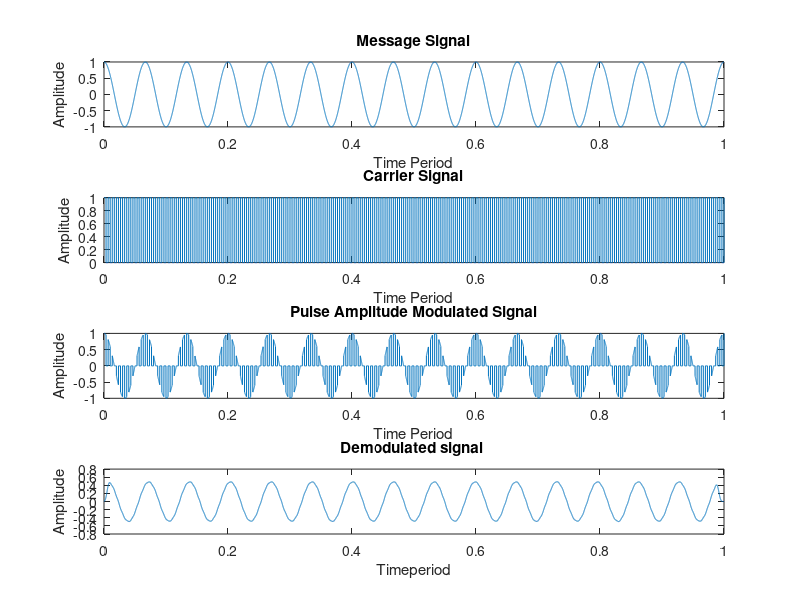

Write MATLAB code to recreate this figure.
%Soham Kundu 20192025 EE2

clc;
clear all;
close all;

fc = 150;
fm = fc/10;
fs = fc*100;
t = 0:1/fs:1; %Simulation Time

%Message Signal
Am = cos(2*pi*fm*t);
figure(1)
subplot(4,1,1);
plot(t,Am);
title('Message Signal');
xlabel('Time Period');
ylabel('Amplitude');

%Carrier Signal
Ac = 0.5*square(2*pi*fc*t)+0.5;
subplot(4,1,2);
plot(t,Ac);
title('Carrier Signal');
xlabel('Time Period');
ylabel('Amplitude');

%Pulse Amplitude Modulated Signal
Apam = Am.*Ac; 
subplot(4,1,3);
plot(t,Apam);
title('Pulse Amplitude Modulated Signal');
xlabel('Time Period');
ylabel('Amplitude');

%Pulse Demodulated Signal
filter=fir1(200,fm/fs,'low');
original_signal=conv(filter,Apam);
t1=0:1/(length(original_signal)-1):1;
subplot (4,1,4)
plot(t1,original_signal);
title('Demodulated signal ');
xlabel('Timeperiod');
ylabel('Amplitude');